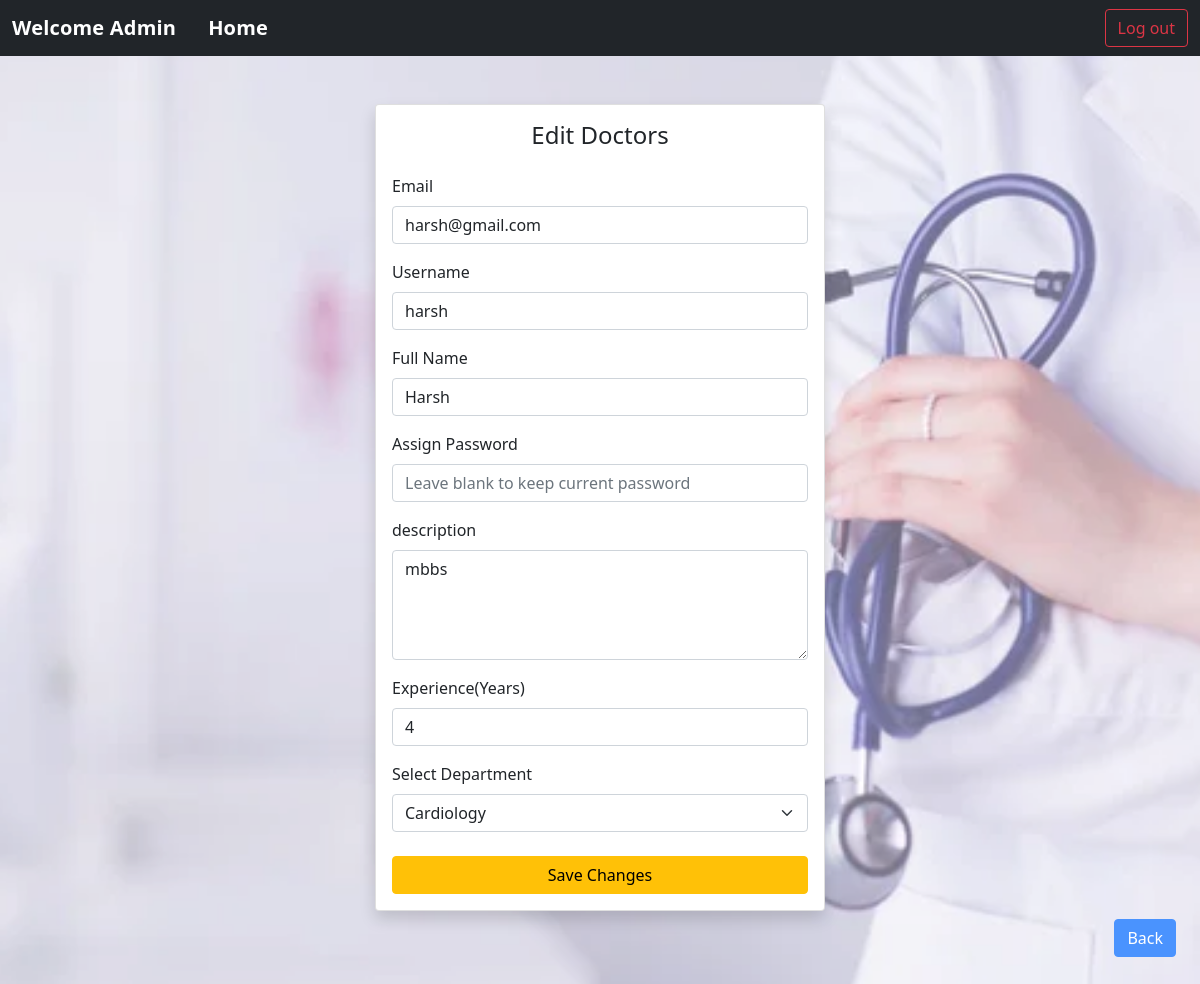
Screenshot of /admin/doctors/2/edit with the database file from the repository.
### models.py (models this page shows)
class Doctor(db.Model):
    __tablename__ = "doctor"
    id = db.Column(db.Integer, primary_key=True)
    email = db.Column(db.String(120), unique=True, nullable=False)
    username = db.Column(db.String(80), unique=True, nullable=False)
    name = db.Column(db.String(80), nullable=False)
    password = db.Column(db.String(255), nullable=False)
    description = db.Column(db.Text, nullable=False)
    experience = db.Column(db.Integer, nullable=False)
    is_blacklisted = db.Column(db.Boolean, default=False, nullable=False)
    department_id = db.Column(db.Integer, db.ForeignKey("department.id"), nullable=False)
    availabilities = db.relationship("Availability", backref="doctor", lazy=True)
    appointments = db.relationship("Appointment", backref="doctor", lazy=True)

class Department(db.Model):
    __tablename__ = "department"
    id = db.Column(db.Integer, primary_key=True)
    name = db.Column(db.String(80), unique=True, nullable=False)
    overview = db.Column(db.Text, nullable=False)
    doctors = db.relationship("Doctor", backref="department", lazy=True)

### app.py (the view, shortened to what this page needs)
@app.route("/admin/doctors/<int:doctor_id>/edit", methods=["GET", "POST"])
def edit_doctor(doctor_id):
    doctor = Doctor.query.get_or_404(doctor_id)
    departments = Department.query.all()
    return render_template("edit_doctor.html", doctor=doctor, departments=departments)

### templates/edit_doctor.html (shortened to what this page needs)
<!DOCTYPE html>
<html lang="en">
  <head>
    <link rel="stylesheet" href="/static/css/style.css" />
    <link href="https://cdn.jsdelivr.net/npm/bootstrap@5.0.2/dist/css/bootstrap.min.css" rel="stylesheet"/>
  </head>
  <body class="bg-light">
    <nav class="navbar navbar-dark bg-dark">
      <div class="container-fluid">
        <div class="d-flex align-items-center">
          <a class="navbar-brand fw-bold">Welcome Admin</a>
          <a href="/admin/dashboard" class="navbar-brand ms-3">Home</a>
        </div>
        <form action="/logout" method="post" class="d-inline">
          <button type="submit" class="btn btn-outline-danger">Log out</button>
        </form>
      </div>
    </nav>
    <div class="container mt-5">
      <div class="card shadow mx-auto form-card">
        <div class="card-body">
          <h4 class="card-title mb-4 text-center">Edit Doctors</h4>
          <form action="/admin/doctors/{{ doctor.id }}/edit" method="post">
            <div class="mb-3">
              <label class="form-label" for="email">Email</label>
              <input class="form-control" type="email" id="email" name="email" value="{{ doctor.email or '' }}" required />
            </div>
            <div class="mb-3">
              <label class="form-label" for="username">Username</label>
              <input class="form-control" type="text" id="username" name="username" value="{{ doctor.username or '' }}" required />
            </div>
            <div class="mb-3">
              <label class="form-label" for="name">Full Name</label>
              <input class="form-control" type="text" id="name" name="name" value="{{ doctor.name or '' }}" required />
            </div>
            <div class="mb-3">
              <label class="form-label" for="password">Assign Password</label>
              <input class="form-control" type="password" id="password" name="password" placeholder="Leave blank to keep current password" />
            </div>
            <div class="mb-3">
              <label class="form-label" for="description">description</label>
              <textarea class="form-control" id="description" name="description" rows="4">{{ doctor.description }}</textarea>
            </div>
            <div class="mb-3">
              <label class="form-label" for="experience">Experience(Years)</label>
              <input class="form-control" type="number" id="experience" name="experience" value="{{ doctor.experience or '' }}" min="0" step="1" />
            </div>
            <div class="mb-4">
              <label class="form-label" for="department_id">Select Department</label>
              <select class="form-select" id="department_id" name="department_id" required>
                {% for d in departments %}
                  <option value="{{ d.id }}" {% if d.id == doctor.department_id %}selected{% endif %}>{{ d.name }}</option>
                {% endfor %}
              </select>
            </div>
            <div class="d-grid">
              <button type="submit" class="btn btn-warning">Save Changes</button>
            </div>
          </form>
        </div>
      </div>
    </div>
    <div class="mt-2 text-end mx-4 my-2 mb-5">
      <a href="/admin/dashboard" class="btn btn-primary">Back</a>
    </div>
  </body>
</html>

### static/css/style.css (style rules this page uses)
body { background: url('/static/images/hosp.jpg') no-repeat center center fixed; background-size: cover; font-family: Arial, Helvetica, sans-serif; min-height: 100vh; color: #212529; }
body::before { content: ""; position: fixed; inset: 0; background: rgba(255, 255, 255, 0.25); pointer-events: none; }
.form-card { max-width: 450px; }
.card { border-radius: 12px; box-shadow: 0 6px 18px rgba(0,0,0,0.08); }
.form-control, .form-select, .btn { border-radius: 10px; }
.navbar .navbar-brand { font-weight: 600; letter-spacing: 0.2px; }

### rows the page displays
Doctor: email "harsh@gmail.com", username "harsh", name "Harsh", description "mbbs", experience "4", department_id "Cardiology"
